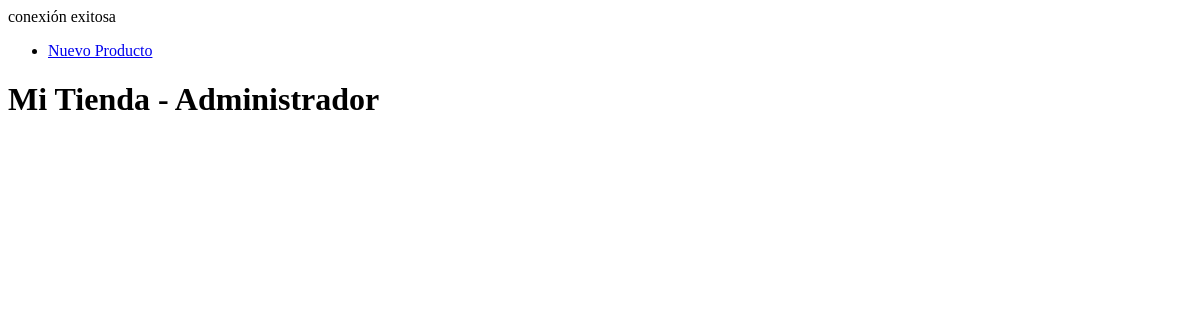
Page /admin/index_contacto.php on the earlier database version.
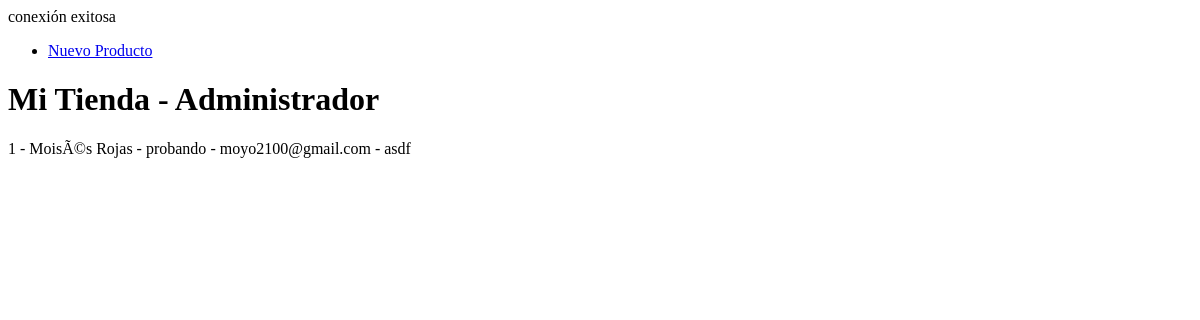
Same page on the later database version.
### tables this page shows
CREATE TABLE `Contactos` (
  `id_contacto` int(11) unsigned NOT NULL AUTO_INCREMENT,
  `nombre_completo` varchar(255) DEFAULT NULL,
  `asunto` varchar(255) DEFAULT NULL,
  `correo` varchar(255) DEFAULT NULL,
  `mensaje` varchar(255) DEFAULT NULL,
  PRIMARY KEY (`id_contacto`)
);

### admin/index_contacto.php (the view, shortened to what this page needs)
<?php
include_once("includes/config.php");
$titulo="Mi Tienda - Administrador";
$consulta="SELECT * FROM contactos";
$resultado=mysqli_query($conexion,$consulta);
?>
<!DOCTYPE HTML>
<html>
	<head>
	</head>
	<body>
		<?php
		include_once("includes/menu.php");
		?>
		<h1><?php echo $titulo; ?></h1>
		<?php
		while ($row = mysqli_fetch_assoc($resultado)){
			echo "<div>";
			echo $row['id_contacto'] .  ' - ';
			echo $row['nombre_completo'] .  ' - ';
			echo $row['asunto'] .  ' - ';
			echo $row['correo'] .  ' - ';
			echo $row['mensaje'];
			echo "</div>";
		}
		?>
	</body>
</html>

Differences in the rows shown:
added contactos: id_contacto "1", nombre_completo "MoisÃ©s Rojas", asunto "probando", correo "moyo2100@gmail.com", mensaje "asdf"
